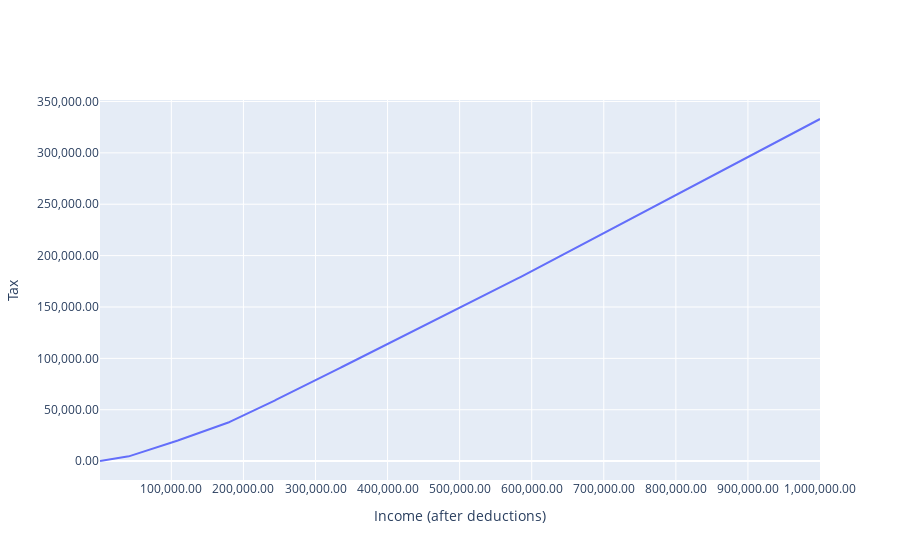

The code cell stored with this chart in its notebook:
### Code cell
# Scatter plot of tax due
fig = go.Figure()
trace  = go.Scatter(x=incomes, y=taxes, mode="lines")
fig.add_trace(trace)

# Formatting
fig.update_xaxes(title='Income (after deductions)',tickformat=",.2f")
fig.update_yaxes(title='Tax',tickformat=",.2f")
fig.show()

### Figure 1 — Plotly figure (JSON) as saved in the notebook; plotly's stock layout.template omitted (floating-point values rounded to 4 significant figures; data arrays with more than 128 entries replaced by an {"elided": "..."} marker saying what was removed)
{"data": [{"mode": "lines", "type": "scatter", "x": {"elided": "1000 int values"}, "y": {"elided": "1000 float values"}}], "layout": {"xaxis": {"tickformat": ",.2f", "title": {"text": "Income (after deductions)"}}, "yaxis": {"tickformat": ",.2f", "title": {"text": "Tax"}}}}
